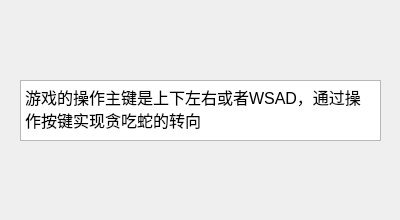
<?xml version="1.0" encoding="UTF-8"?>
<ui version="4.0">
 <class>Describekey</class>
 <widget class="QWidget" name="Describekey">
  <property name="geometry">
   <rect>
    <x>0</x>
    <y>0</y>
    <width>400</width>
    <height>220</height>
   </rect>
  </property>
  <property name="windowTitle">
   <string>Describekey</string>
  </property>
  <widget class="QTextEdit" name="textEdit">
   <property name="geometry">
    <rect>
     <x>20</x>
     <y>80</y>
     <width>361</width>
     <height>61</height>
    </rect>
   </property>
   <property name="html">
    <string>&lt;!DOCTYPE HTML PUBLIC &quot;-//W3C//DTD HTML 4.0//EN&quot; &quot;http://www.w3.org/TR/REC-html40/strict.dtd&quot;&gt;
&lt;html&gt;&lt;head&gt;&lt;meta name=&quot;qrichtext&quot; content=&quot;1&quot; /&gt;&lt;style type=&quot;text/css&quot;&gt;
p, li { white-space: pre-wrap; }
&lt;/style&gt;&lt;/head&gt;&lt;body style=&quot; font-family:'SimSun'; font-size:9pt; font-weight:400; font-style:normal;&quot;&gt;
&lt;p style=&quot; margin-top:0px; margin-bottom:0px; margin-left:0px; margin-right:0px; -qt-block-indent:0; text-indent:0px;&quot;&gt;&lt;span style=&quot; font-size:12pt;&quot;&gt;游戏的操作主键是上下左右或者WSAD，通过操作按键实现贪吃蛇的转向&lt;/span&gt;&lt;/p&gt;&lt;/body&gt;&lt;/html&gt;</string>
   </property>
  </widget>
 </widget>
 <layoutdefault spacing="6" margin="11"/>
 <resources/>
 <connections/>
</ui>
